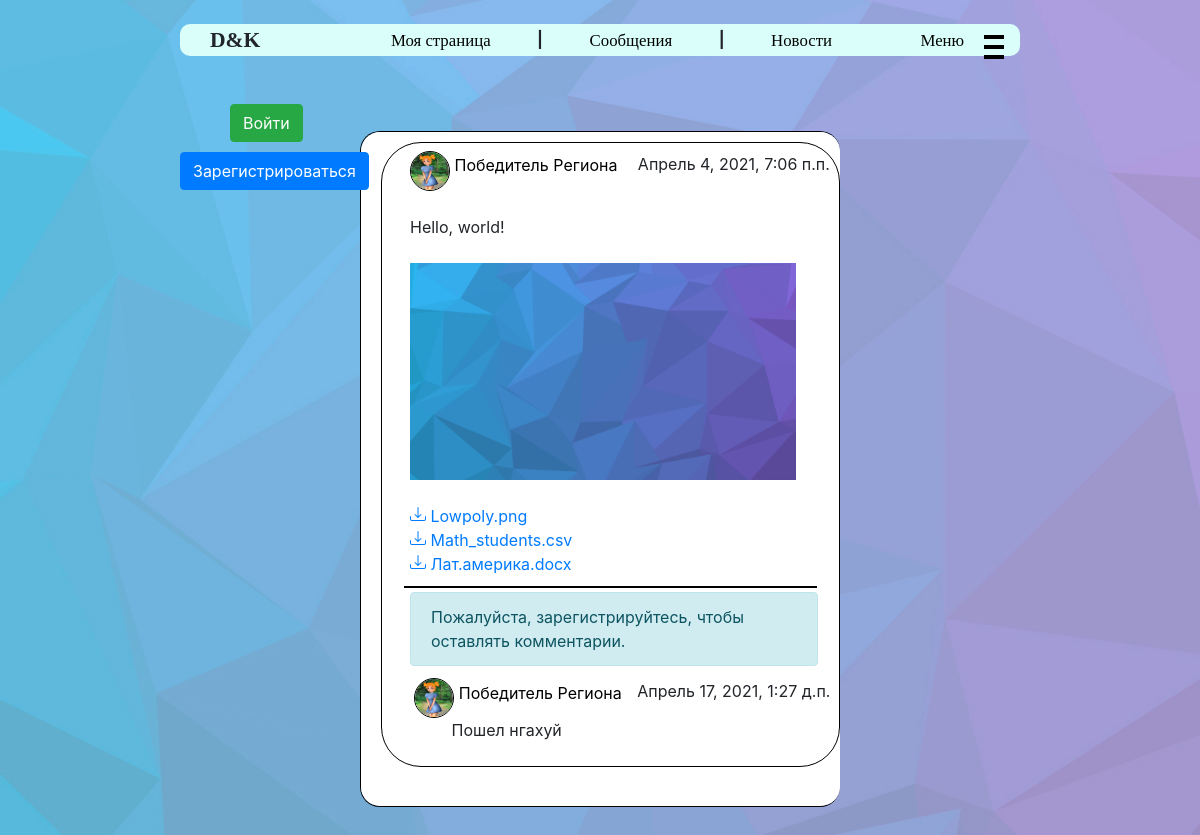
/show_post/2, run on an earlier commit of the app's database.
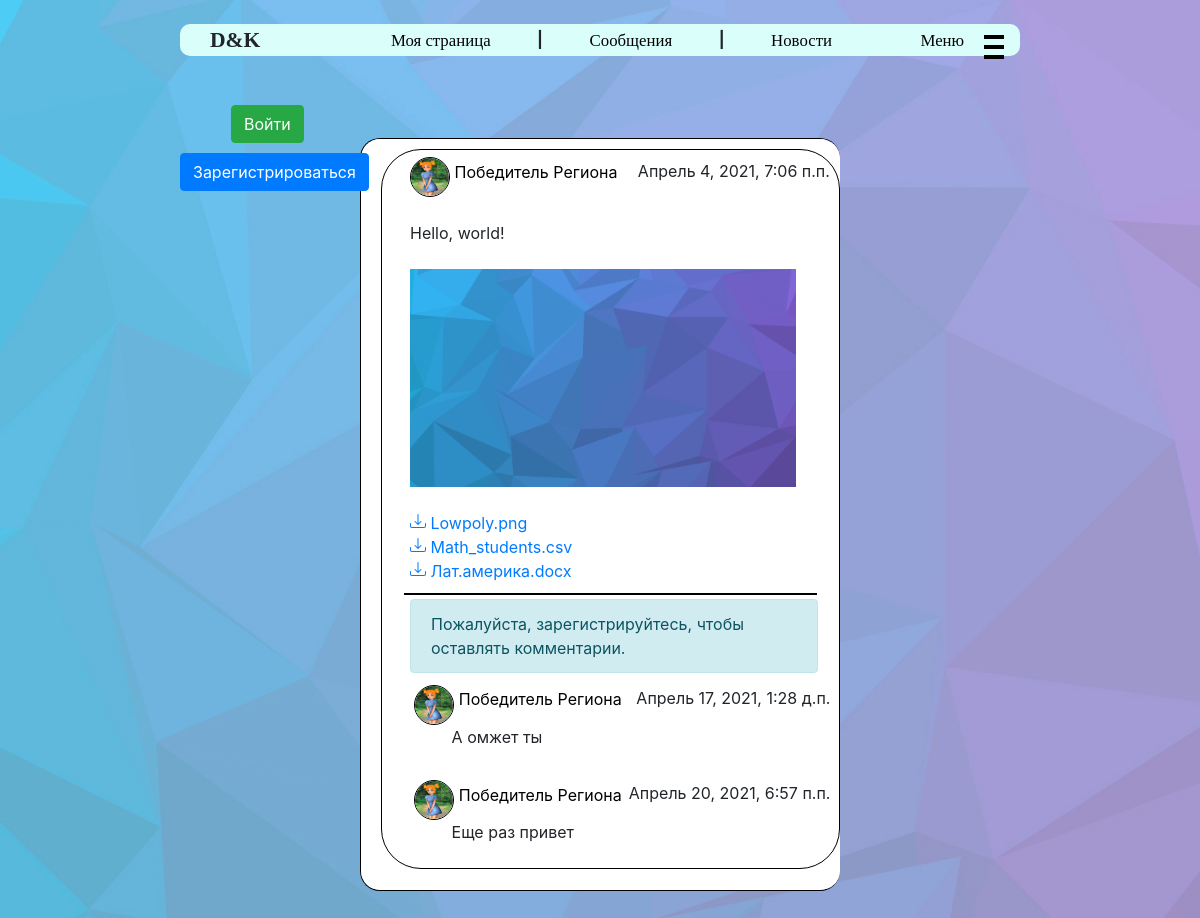
And on a later commit of the database.
### user_manager/models.py (models this page shows, shortened)
class NewsFile(models.Model):
    news = models.ForeignKey(News, on_delete=models.CASCADE, related_name='files')
    file = models.FileField(null=True, blank=True, upload_to=news_files_directory)
    class Meta:
        verbose_name = "Файл"
        verbose_name_plural = "Файлы"

class Commentary(models.Model):
    user = models.ForeignKey(User, on_delete=models.CASCADE, related_name='comment')
    post = models.ForeignKey(Posts, on_delete=models.CASCADE, related_name='comment')
    text = models.TextField(max_length=1000, null=False, blank=False, default="")
    create_date = models.DateTimeField(verbose_name='дата создания', default=datetime.datetime.now)
    class Meta:
        verbose_name = "Комментарий"
        verbose_name_plural = "Коммментарии"

class Profile(models.Model):
    user = models.OneToOneField(User, on_delete=models.CASCADE, related_name='profile')
    name = models.CharField(max_length=50, verbose_name="Имя", null=True, blank=False)
    surname = models.CharField(max_length=75, verbose_name="Фамилия", null=True, blank=False)
    bio = models.TextField(max_length=500, verbose_name="Описание", default="", null=True,
                           blank=False)
    avatar = models.ImageField(verbose_name="Фото", null=True, upload_to=avatars_directory)
    status = models.CharField(max_length=75, default="", verbose_name="Статус", null=True,
                              blank=False)
    birth_date = models.DateField(verbose_name='Дата рождения', null=True, blank=False)
    lname = models.CharField(max_length=50, verbose_name="Имя в нижнем регистре", null=True,
                             blank=False)
    lsurname = models.CharField(max_length=75, verbose_name="Фамилия в нижнем регистре", null=True,
                                blank=False)
    class Meta:
        ordering = ['name', 'surname', 'birth_date']
        verbose_name = "Профлиль пользователя"
        verbose_name_plural = "Профили пользователей"

### user_manager/views.py (the view)
# urls.py: path('show_post/<int:post_id>', views.show_post),
def show_post(request, post_id):
    post = Posts.objects.filter(pk=post_id).first()
    if post.news is None:
        post = [(post.reposts, 0)]
    else:
        post = [(post.news, 1)]
    images, width, comments = get_news_data(post)
    return render(request, 'one_post.html',
                  {'news': post[0][0],
                   'images': images[0],
                   'width': width[0],
                   'comments': comments[0],
                   'tp': isinstance(post[0][0], News),
                   'title': 'Новость'})

### user_manager/templatetags/file_name.py (called while the page is built)
@register.filter
def file_name(url):
    return unquote(url.split('/')[-1]).lower().capitalize()

### user_manager/views.py (called while the page is built, shortened)
def get_news_data(all_news):
    images = []
    width = []
    comments = []
    for i, (news, tp) in enumerate(all_news):
        to_add = []
        for file in news.files.all():
            url = file.file.url
            if url.rsplit('.', 1)[-1] in {'png', 'jpg', 'jpeg'}:
                to_add.append(file)
        images.append(to_add)
        if tp == 1:
            comments.append(news.post.comment.all())
        else:
            comments.append(reposted.post.comment.all())
        if to_add:
            width.append(100 // min(len(to_add), 3))
        else:
            width.append(-1)
    return images, width, comments

### user_manager/templates/one_post.html (shortened to what this page needs)
{% extends "main.html" %}
{% block content %}
    {% load static %}
    <link href="{% static 'css/one_post.css' %}" rel="stylesheet">
    {% load index %}
    {% load file_name %}
    <div class="news {{ news.post.id }}">
        <a href="/homepage/{{ news.user.id }}" class="author_url">
            <img src="{{ news.user.profile.avatar.url }}" alt="Аватарка"
                 class="news_avatar">
            <span class="creator_name">{{ news.user.profile.name }} {{ news.user.profile.surname }}</span>
        </a>
        <span class="created_date">{{ news.create_date }}</span>
        <br>
        <br>
        <div class="news_content">
            {{ news.text_content }}<br><br>
            <div class="images">
                {% for image in images %}
                    <img class="attach" src="{{ image.file.url }}"
                         alt="Прикрепленное изображение"
                         style="width: {{ width }}%">
                {% endfor %}
            </div>
            <br>
            <div class="all-files">
                {% for file in news.files.all %}
                    <a href="{{ file.file.url }}">
                        {{ file.file.url|file_name }}</a>
                    <br>
                {% endfor %}
            </div>
        </div>
        <hr class="line">
        <div class="comments">
            {% if user.is_authenticated %}
                <div class="comments-creation input-group mb-3">
                            <textarea class="form-control comment-input {{ news.post.id }}"
                                      placeholder="Текст комментария"
                                      aria-label="Текст комментария"
                                      aria-describedby="button-addon2"></textarea>
                    <div class="input-group-append">
                        <button type="button"
                                class="btn btn-outline-secondary send-comment {{ news.post.id }}">
                            <svg xmlns="http://www.w3.org/2000/svg" width="20" height="20 "
                                 fill="currentColor" class="bi bi-cursor"
                                 viewBox="0 0 16 16">
                                <path d="M14.082 2.182a.5.5 0 0 1 .103.557L8.528 15.467a.5.5 0 0 1-.917-.007L5.57 10.694.803 8.652a.5.5 0 0 1-.006-.916l12.728-5.657a.5.5 0 0 1 .556.103zM2.25 8.184l3.897 1.67a.5.5 0 0 1 .262.263l1.67 3.897L12.743 3.52 2.25 8.184z"/>
                            </svg>
                        </button>
                    </div>
                </div>
            {% else %}
                <div class="alert alert-info comments-creation-denied">Пожалуйста,
                    зарегистрируйтесь, чтобы оставлять
                    комментарии.
                </div>
            {% endif %}
            {% for comment in comments %}
                <a href="/homepage/{{ comment.user.id }}" class="author_url">
                    <img src="{{ comment.user.profile.avatar.url }}" alt="Аватарка"
                         class="news_avatar comment-avatar">
                    <span class="creator_name">{{ comment.user.profile.name }} {{ comment.user.profile.surname }}</span>
                </a>
                <span class="created_date">{{ comment.create_date }}</span>
                <br>
                <div class="comment-text">
                    {{ comment.text }}
                </div>
                <br>
            {% endfor %}
        </div>
    </div>
    <br><br>
{% endblock %}

What changed in the data, as far as the page shows it:
removed Commentary: user.profile.avatar (placeholder picture), user.profile.name "Победитель", user.profile.surname "Региона", create_date "Апрель 17, 2021, 1:27 д.п.", text "Пошел нгахуй"
added Commentary: user.profile.avatar (placeholder picture), user.profile.name "Победитель", user.profile.surname "Региона", create_date "Апрель 17, 2021, 1:28 д.п.", text "А омжет ты"
added Commentary: user.profile.avatar (placeholder picture), user.profile.name "Победитель", user.profile.surname "Региона", create_date "Апрель 20, 2021, 6:57 п.п.", text "Еще раз привет"
